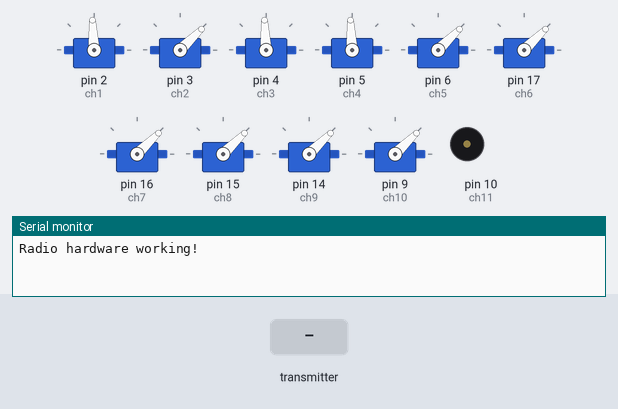
Bench run of a program on a simulated Arduino Nano, built with avr-gcc and run on an emulated ATmega328P. On the bench: 10 × servo, buzzer (waves = sounding), the last lines printed to the serial monitor. Inputs (shaded band) come from the test bench. No radio packets arrive unless stated.

Above: at 1.2 s.
1.3 s: the transmitter starts sending switch1 = 1
At 2.0 s:
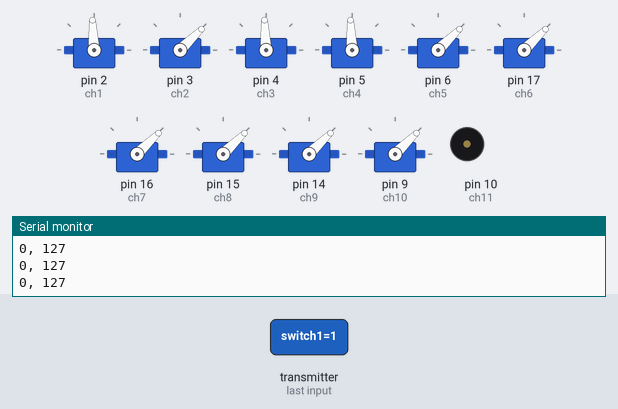
4.3 s: the transmitter starts sending stick1_x = 0
7.3 s: the transmitter starts sending switch1 = 0
At 8.4 s:
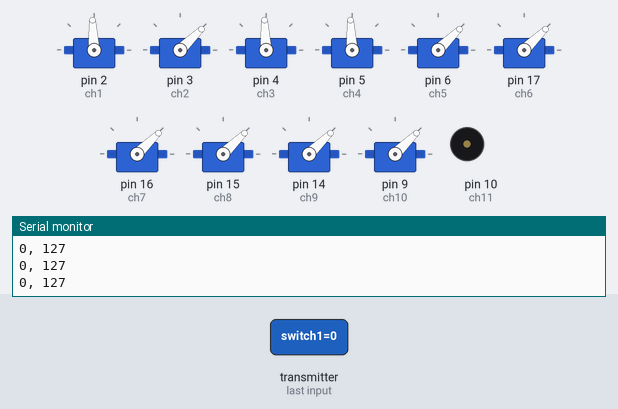
Timing chart, 0 to 10.3 s (numbered marks = the images above; inputs shaded):
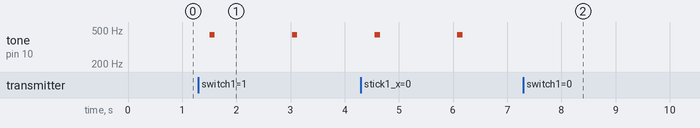

Measured:
- after the input at 1.3 s, tone on pin 10 (ch11): alternates 440 Hz for 0.10 s and silent for 1.4 s, starting after 0.21 s
- after the input at 7.3 s, tone on pin 10 (ch11): stops changing and stays silent

The program:

main.cpp
```cpp
/*
  DIY Arduino based RC Receiver code for the Arduino Radio control with PWM output
              == Receiver Code ==

  by Aymen Alouache, www.aymenalouache.xyz
  Library: TMRh20/RF24, https://github.com/tmrh20/RF24/
*/

#include <Arduino.h>
#include <SPI.h>
#include <nRF24L01.h>
#include <RF24.h>
#include <printf.h>
#include <Servo.h>

#define ch1 2
#define ch2 3
#define ch3 4
#define ch4 5
#define ch5 6
#define ch6 17
#define ch7 16
#define ch8 15
#define ch9 14
#define ch10 9
#define ch11 10

RF24 radio(7, 8); // nRF24L01 (CE, CSN)
const byte address[6] = "node1";
const uint8_t pipe1 = 0xF0F0F0F0AA;

unsigned long lastReceiveTime = 0;
unsigned long currentTime = 0;
unsigned long pastTime = 0;
int ch1_value = 0;
int ch2_value = 0;
int ch3_value = 0;
int ch4_value = 0;
int ch5_value = 0;
int ch6_value = 0;
int ch7_value = 0;
int ch8_value = 0;
int ch9_value = 0;
int ch10_value = 0;
int ch11_value = 0;
int freq = 0;

Servo channel_1;
Servo channel_2;
Servo channel_3;
Servo channel_4;
Servo channel_5;
Servo channel_6;
Servo channel_7;
Servo channel_8;
Servo channel_9;
Servo channel_10;

// Max size of this struct is 32 bytes - NRF24L01 buffer limit
struct Data_Package
{
  byte stick1_x;
  byte stick1_y;
  byte stick2_x;
  byte stick2_y;
  byte pot1;
  byte pot2;
  byte switch1;
  byte switch2;
  byte switch3;
  byte button1;
};
Data_Package data; // Create a variable with the above structure


void buzz()
{
  if (data.switch1 == 1)
  {
    freq = map(data.pot2, 0, 255, 440, 900);
    if (currentTime - pastTime > 1500)
    {
      tone(ch11, freq, 100);
      pastTime = currentTime;
    }
    // currentTime = millis();
    // if (currentTime - pastTime > 2000) {
    //   tone(ch11, freq, 100);
    // }
  }
}
void resetData()
{
  data.stick1_x = 127;
  data.stick1_y = 0;
  data.stick2_x = 127;
  data.stick2_y = 127;
  data.pot1 = 0;
  data.pot2 = 0;
  data.switch1 = 0;
  data.switch2 = 0;
  data.switch3 = 0;
  data.button1 = 0;
}


void setup()
{
  // Attach the servo signal on defined up there
  channel_1.attach(ch1);
  channel_2.attach(ch2);
  channel_3.attach(ch3);
  channel_4.attach(ch4);
  channel_5.attach(ch5);
  channel_6.attach(ch6);
  channel_7.attach(ch7);
  channel_8.attach(ch8);
  channel_9.attach(ch9);
  channel_10.attach(ch10);

  resetData();

  Serial.begin(115200);
  printf_begin();

  // Start the radio and make sure the hardware connected
  if (!radio.begin())
  { // true if radio successfully initialized, false if faild to commnicate with the radio hardware
    Serial.println(F("radio hardware not responding!"));
    while (1)
    {
    } // hold program in infinite loop to prevent subsequent errors
  }
  else
  {
    Serial.println("Radio hardware working!");
  }

  // Define the radio communication
  radio.openReadingPipe(1, pipe1);
  radio.setChannel(124);
  radio.setAutoAck(true);
  radio.setCRCLength(RF24_CRC_8);
  radio.setPALevel(RF24_PA_HIGH);
  radio.setDataRate(RF24_250KBPS);
  radio.printDetails();
  radio.startListening();
}


void loop()
{
  // Check whether there is data to be received
  currentTime = millis();
  if (radio.available())
  {
    radio.read(&data, sizeof(Data_Package)); // Read the whole data and store it into the 'data' structure
    lastReceiveTime = millis();              // At this moment we have received the data
    Serial.print(data.stick1_y);
    Serial.print(", ");
    Serial.println(data.stick2_y);
    buzz();
  }
  // Check whether we keep receving data, or we have a connection between the two modules
  if (currentTime - lastReceiveTime > 1000)
  {              // If current time is more then 1 second since we have recived the last data, that means we have lost connection
    resetData(); // If connection is lost, reset the data. It prevents unwanted behavior, for example if a drone has a throttle up and we lose connection, it can keep flying unless we reset the values
  }

  // Map values received to channel values
  ch1_value = map(data.stick1_x, 0, 255, 1000, 2000);
  ch2_value = map(data.stick1_y, 0, 255, 1000, 2000);
  ch3_value = map(data.stick2_x, 0, 255, 1000, 2000);
  ch4_value = map(data.stick2_y, 0, 255, 1000, 2000);
  ch5_value = map(data.pot1, 0, 255, 1000, 2000);
  ch6_value = map(data.pot2, 0, 255, 1000, 2000);
  ch7_value = map(data.switch1, 0, 1, 1000, 2000);
  ch8_value = map(data.switch2, 0, 1, 1000, 2000);
  ch9_value = map(data.switch3, 0, 1, 1000, 2000);
  ch10_value = map(data.button1, 0, 1, 1000, 2000);

  // Map data to output pins
  channel_1.writeMicroseconds(ch1_value);
  channel_2.writeMicroseconds(ch2_value);
  channel_3.writeMicroseconds(ch3_value);
  channel_4.writeMicroseconds(ch4_value);
  channel_5.writeMicroseconds(ch5_value);
  channel_6.writeMicroseconds(ch6_value);
  channel_7.writeMicroseconds(ch7_value);
  channel_8.writeMicroseconds(ch8_value);
  channel_9.writeMicroseconds(ch9_value);
  channel_10.writeMicroseconds(ch10_value);

  // Print the data in the Serial Monitor
  // Serial.print("_ Sticks  ");
  // Serial.print(data.stick2_x);
  // Serial.print(", ");
  // Serial.print(data.stick2_y);
  // Serial.print(",      ");
  // Serial.print(data.pot1);
  // Serial.print(", ");
  // Serial.print(data.pot2);
  // Serial.print(",      ");
  // Serial.print(data.switch1);
  // Serial.print(", ");
  // Serial.print(data.switch2);
  // Serial.print(", ");
  // Serial.println(data.button1);
}
```
